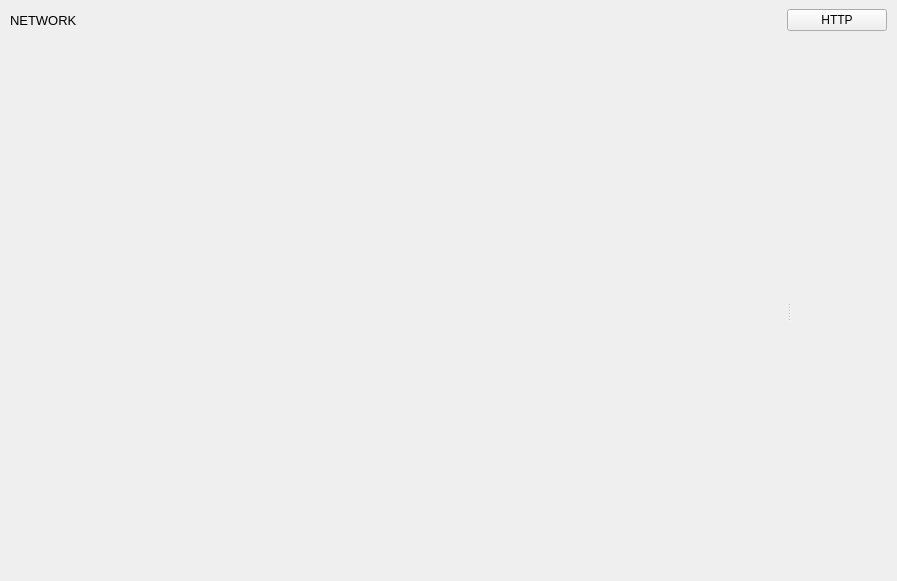
<?xml version="1.0" encoding="UTF-8"?>
<ui version="4.0">
 <class>NetworkPageWidget</class>
 <widget class="QWidget" name="NetworkPageWidget">
  <property name="geometry">
   <rect>
    <x>0</x>
    <y>0</y>
    <width>897</width>
    <height>581</height>
   </rect>
  </property>
  <property name="windowTitle">
   <string>Form</string>
  </property>
  <layout class="QVBoxLayout" name="verticalLayout">
   <property name="spacing">
    <number>0</number>
   </property>
   <property name="leftMargin">
    <number>0</number>
   </property>
   <property name="topMargin">
    <number>0</number>
   </property>
   <property name="rightMargin">
    <number>0</number>
   </property>
   <property name="bottomMargin">
    <number>0</number>
   </property>
   <item>
    <widget class="QWidget" name="crawlerToolbar" native="true">
     <property name="sizePolicy">
      <sizepolicy hsizetype="Preferred" vsizetype="Maximum">
       <horstretch>0</horstretch>
       <verstretch>0</verstretch>
      </sizepolicy>
     </property>
     <property name="maximumSize">
      <size>
       <width>16777215</width>
       <height>40</height>
      </size>
     </property>
     <layout class="QHBoxLayout" name="horizontalLayout">
      <property name="leftMargin">
       <number>10</number>
      </property>
      <property name="topMargin">
       <number>5</number>
      </property>
      <property name="rightMargin">
       <number>10</number>
      </property>
      <property name="bottomMargin">
       <number>5</number>
      </property>
      <item>
       <widget class="QLabel" name="label">
        <property name="font">
         <font>
          <pointsize>10</pointsize>
          <weight>50</weight>
          <bold>false</bold>
         </font>
        </property>
        <property name="text">
         <string>NETWORK</string>
        </property>
       </widget>
      </item>
      <item>
       <spacer name="horizontalSpacer">
        <property name="orientation">
         <enum>Qt::Horizontal</enum>
        </property>
        <property name="sizeType">
         <enum>QSizePolicy::Maximum</enum>
        </property>
        <property name="sizeHint" stdset="0">
         <size>
          <width>158</width>
          <height>20</height>
         </size>
        </property>
       </spacer>
      </item>
      <item>
       <widget class="QPushButton" name="newClientButton">
        <property name="maximumSize">
         <size>
          <width>100</width>
          <height>16777215</height>
         </size>
        </property>
        <property name="text">
         <string>HTTP</string>
        </property>
       </widget>
      </item>
     </layout>
    </widget>
   </item>
   <item>
    <widget class="QSplitter" name="requestsTableAndViewSplitter">
     <property name="orientation">
      <enum>Qt::Horizontal</enum>
     </property>
     <widget class="NetworkRequestsTable" name="requestsTableWidget" native="true">
      <property name="sizePolicy">
       <sizepolicy hsizetype="Expanding" vsizetype="Preferred">
        <horstretch>0</horstretch>
        <verstretch>0</verstretch>
       </sizepolicy>
      </property>
      <property name="minimumSize">
       <size>
        <width>740</width>
        <height>0</height>
       </size>
      </property>
     </widget>
     <widget class="RequestView" name="requestViewWidget" native="true">
      <property name="sizePolicy">
       <sizepolicy hsizetype="Expanding" vsizetype="Preferred">
        <horstretch>0</horstretch>
        <verstretch>0</verstretch>
       </sizepolicy>
      </property>
     </widget>
    </widget>
   </item>
  </layout>
 </widget>
 <customwidgets>
  <customwidget>
   <class>NetworkRequestsTable</class>
   <extends>QWidget</extends>
   <header>widgets.network.network_requests_table.h</header>
   <container>1</container>
  </customwidget>
  <customwidget>
   <class>RequestView</class>
   <extends>QWidget</extends>
   <header>widgets.shared.request_view.h</header>
   <container>1</container>
  </customwidget>
 </customwidgets>
 <resources/>
 <connections/>
</ui>
